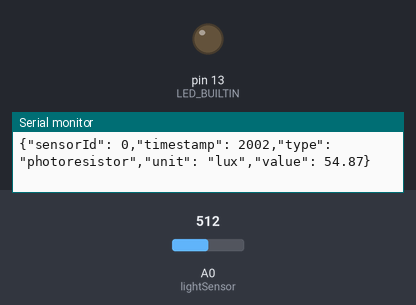
Bench run of a sketch on a simulated Arduino Uno, built with avr-gcc and run on an emulated ATmega328P. Shown: output pins drawn as LEDs (lit = HIGH), the last lines printed to the serial monitor. The test bench sets the inputs (shaded band); at power-on: A0 (lightSensor) = 512.

Above: at 2.8 s.
2.9 s: A0 (lightSensor) set to 308
4.4 s: A0 (lightSensor) set to 279
At 5.8 s:
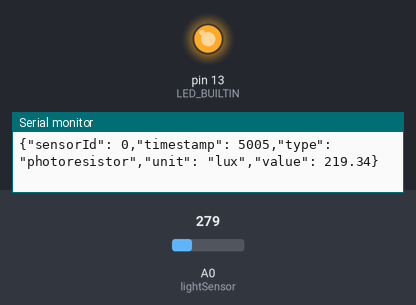
6.5 s: A0 (lightSensor) set to 306
At 7.4 s:
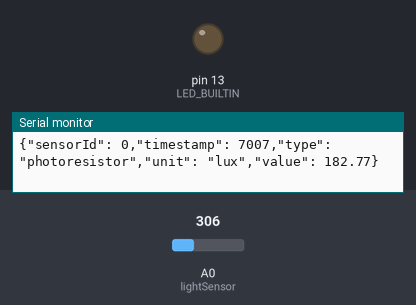
8.5 s: A0 (lightSensor) set to 190
At 10.2 s:
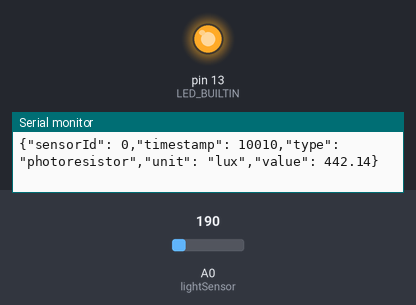
Timing chart, 0 to 11.5 s (numbered marks = the images above; inputs shaded):
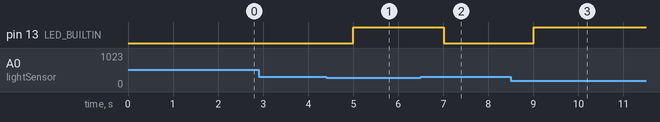

Measured:
- the behaviour switches between 293 and 292 on A0 (lightSensor) (found by bisection; images 0 and 1)
- after the input at 4.4 s, pin 13 (LED_BUILTIN): LOW → HIGH after 0.61 s
- after the input at 6.5 s, pin 13 (LED_BUILTIN): HIGH → LOW after 0.51 s
- after the input at 8.5 s, pin 13 (LED_BUILTIN): LOW → HIGH after 0.51 s

The sketch:

luxmeter.ino
```cpp
// LUXMETER by Marcel Almesberger dh181812

// defining light sensor
int lightSensor = A0;

// defining sensor value
float sensorValue = 0.00;

// defining total voltage
float totalVoltage = 5.00;

// defining sensor voltage
float sensorVoltage = 0.00;

// defining resistor voltage
float resistorVoltage = 0.00;

// defining sensor resistance
float sensorResistance = 0.00;

// defining resistor resistance (calculated with Alex Benz formula)
float resistorResistance = 6300.00;

// defining lux of sensor
float sensorLux = 0.00;

// defining lux converting constants
float LUX_CALC_SCALAR = 12518931.00;
float LUX_CALC_EXPONENT = -1.41;

// defining threshold when measurred lux are over 200
int threshold = 200;

// defining time intervall for measuring lux
long previousMillis = millis();
long intervall = 1000; // sensor measures every second (1000 ms)

void setup() {
  //starting Serial Port
  Serial.begin(9600);

  //initializing built-in LED
  pinMode(LED_BUILTIN, OUTPUT);
}

void loop() {
  // defining timer
  unsigned long currentMillis = millis();

  // checking if time intervall was reached
  if (currentMillis - previousMillis > intervall) {

    // reading light sensor
    sensorValue = analogRead(lightSensor);

    // converting sensor values to voltage of the sensor
    sensorVoltage = (5.00 / 1023.00) * (float) sensorValue;

    // calculating resistor voltage
    resistorVoltage = totalVoltage - sensorVoltage;

    // calculating sensor resistance
    sensorResistance = (sensorVoltage / resistorVoltage) * resistorResistance;

    // calculating lux of sensor
    sensorLux = LUX_CALC_SCALAR * pow(sensorResistance, LUX_CALC_EXPONENT);

    // turning built-in LED on & off depending on lux
    if (sensorLux > threshold) {
      digitalWrite(LED_BUILTIN, HIGH); // turns LED on when lux greater than 200
    }
    else {
      digitalWrite(LED_BUILTIN, LOW); // turns LED off
    }
    //defining timestamp
    long timestamp = millis();

    // forming JSON String
    String jsonString = "{\"sensorId\": ";
    jsonString += 0;
    jsonString += ",\"timestamp\": ";
    jsonString += timestamp;
    jsonString += ",\"type\": \"";
    jsonString += "photoresistor";
    jsonString += "\",\"unit\": \"";
    jsonString += "lux";
    jsonString += "\",\"value\": ";
    jsonString += sensorLux;
    jsonString +="}";

    // print JSON String
    Serial.println(jsonString);

    // set timer back
    previousMillis = currentMillis;
  }
}
```
